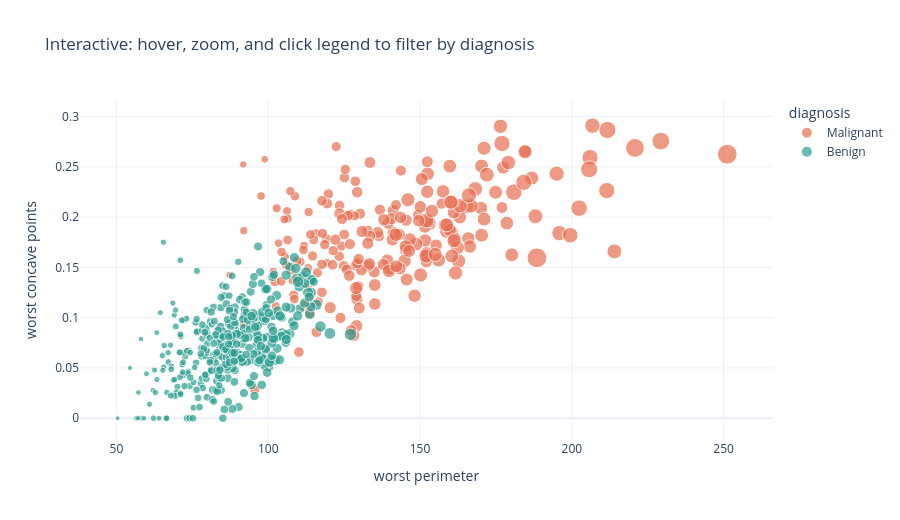

This figure's notebook cell:
### Markdown cell above
### V7: Interactive scatter (Stage 7: Interact)

### Code cell
fig = px.scatter(df, x="worst perimeter", y="worst concave points", color="diagnosis",
                 color_discrete_map=PAL, size="mean area", size_max=14, opacity=.7,
                 hover_data={f: ":.2f" for f in ["mean radius","mean texture","mean concavity","worst area"]},
                 title="Interactive: hover, zoom, and click legend to filter by diagnosis")
fig.update_layout(template="plotly_white", height=520)
fig.write_html("figures/v7_interactive_scatter.html")
fig.show()

### Figure 1 — Plotly figure (JSON) as saved in the notebook; plotly's stock layout.template omitted (floating-point values rounded to 4 significant figures; data arrays with more than 128 entries replaced by an {"elided": "..."} marker saying what was removed)
{"data": [{"customdata": {"elided": "212x4 float values"}, "hovertemplate": "diagnosis=Malignant<br>worst perimeter=%{x}<br>worst concave points=%{y}<br>mean area=%{marker.size}<br>mean radius=%{customdata[0]:.2f}<br>mean texture=%{customdata[1]:.2f}<br>mean concavity=%{customdata[2]:.2f}<br>worst area=%{customdata[3]:.2f}<extra></extra>", "legendgroup": "Malignant", "marker": {"color": "#e76f51", "opacity": 0.7, "size": {"elided": "212 float values"}, "sizemode": "area", "sizeref": 12.76, "symbol": "circle"}, "mode": "markers", "name": "Malignant", "orientation": "v", "showlegend": true, "type": "scatter", "x": {"elided": "212 float values"}, "xaxis": "x", "y": {"elided": "212 float values"}, "yaxis": "y"}, {"customdata": {"elided": "357x4 float values"}, "hovertemplate": "diagnosis=Benign<br>worst perimeter=%{x}<br>worst concave points=%{y}<br>mean area=%{marker.size}<br>mean radius=%{customdata[0]:.2f}<br>mean texture=%{customdata[1]:.2f}<br>mean concavity=%{customdata[2]:.2f}<br>worst area=%{customdata[3]:.2f}<extra></extra>", "legendgroup": "Benign", "marker": {"color": "#2a9d8f", "opacity": 0.7, "size": {"elided": "357 float values"}, "sizemode": "area", "sizeref": 12.76, "symbol": "circle"}, "mode": "markers", "name": "Benign", "orientation": "v", "showlegend": true, "type": "scatter", "x": {"elided": "357 float values"}, "xaxis": "x", "y": {"elided": "357 float values"}, "yaxis": "y"}], "layout": {"height": 520, "legend": {"itemsizing": "constant", "title": {"text": "diagnosis"}, "tracegroupgap": 0}, "title": {"text": "Interactive: hover, zoom, and click legend to filter by diagnosis"}, "xaxis": {"anchor": "y", "domain": [0, 1], "title": {"text": "worst perimeter"}}, "yaxis": {"anchor": "x", "domain": [0, 1], "title": {"text": "worst concave points"}}}}
